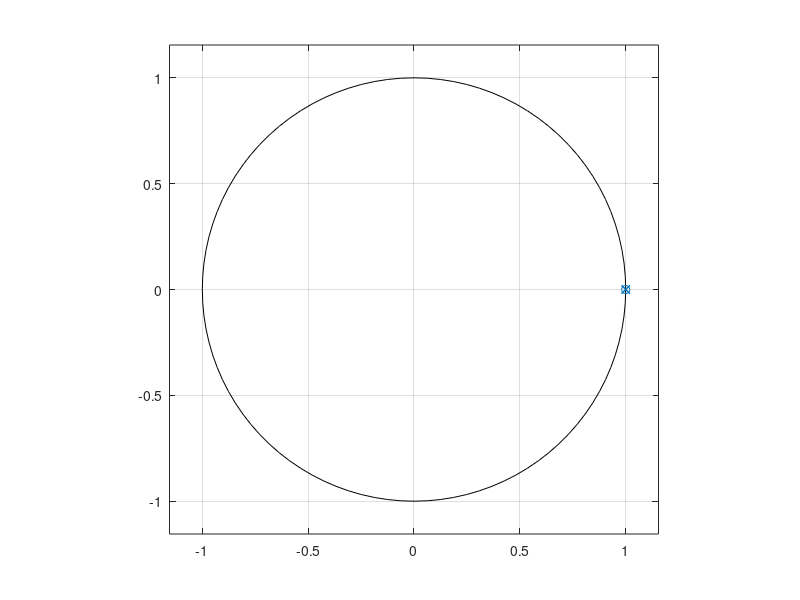
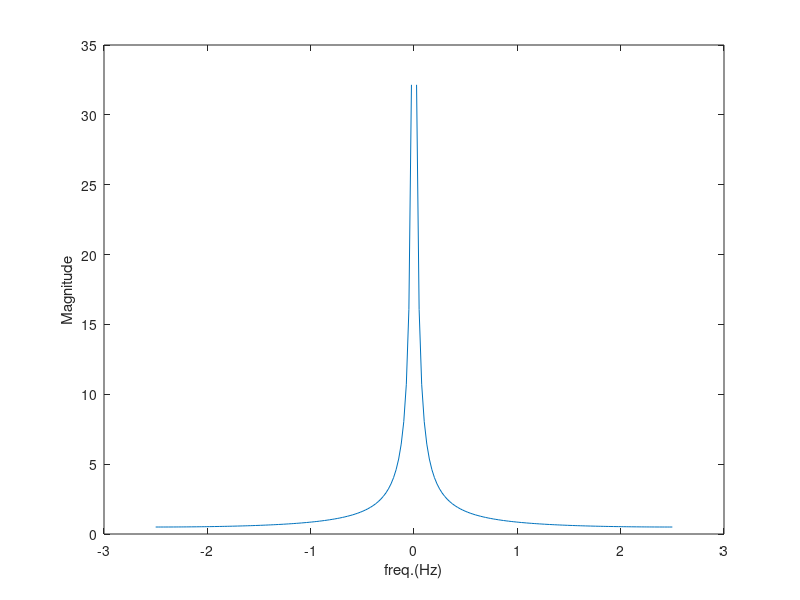

The MATLAB script that drew these images, in order:
clc;clear;close;
f=input('enter the frequency in hz');
fs=input('enter the sampling rate');
r=input('enter the radius of the pole in the z-plane');

w=2*pi*f/fs;
p1=exp(i*w);
p2=exp(-i*w);
%case 1:
z=1;
%case 2:
%z1=r*exp(i*w);z2=r*exp(-i*w);
p=[p1;p2];
%z=[z1:z2];
b=poly(z);
a=poly(p);
freq_rad=-pi:pi/101:pi;
figure(1);zplane(z,p);
figure(2);
H=freqz(b,a,freq_rad);
freq_Hz=(freq_rad*fs)/(2*pi);
plot(freq_Hz,abs(H));
xlabel('freq.(Hz)');
ylabel('Magnitude');
